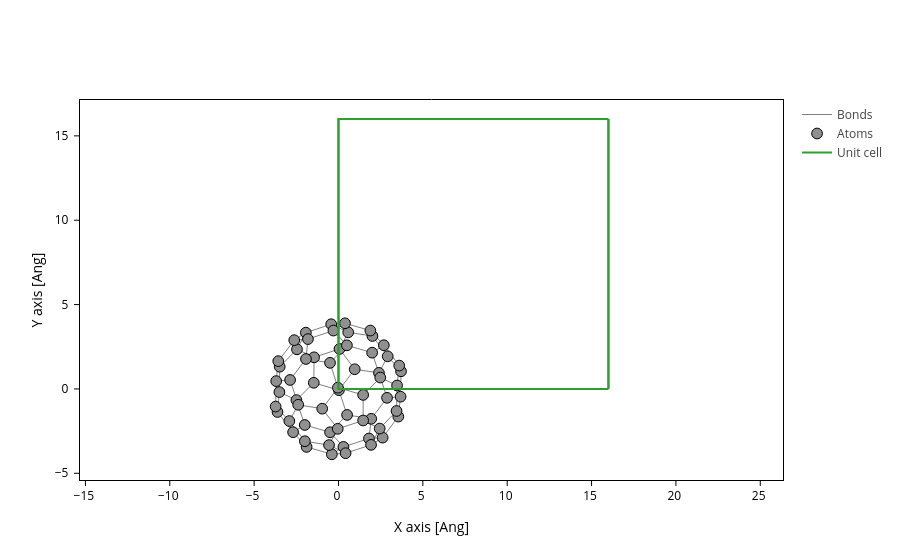

Here is the notebook cell this chart was saved with:
### Code cell
system.plot(axes="xy")

### Figure 1 — Plotly figure (JSON) as saved in the notebook; plotly's stock layout.template omitted (floating-point values rounded to 4 significant figures; data arrays with more than 128 entries replaced by an {"elided": "..."} marker saying what was removed)
{"data": [{"line": {"color": "gray", "width": 1}, "meta": {}, "mode": "lines", "name": "Bonds", "opacity": 1, "type": "scatter", "x": {"elided": "1890 float values"}, "y": {"elided": "1890 float values"}}, {"marker": {"color": "#909090", "line": {"color": "black", "width": 1}, "opacity": 1, "size": 10.72}, "meta": {}, "mode": "markers", "name": "Atoms", "opacity": 1, "type": "scatter", "x": [0.02514, 0.9623, -1.464, 0.5097, 0.05943, -1.447, 2.398, -2.495, 1.941, -0.5006, 2.878, -1.998, 0.576, -2.461, 1.805, 0.2926, -3.504, 2.917, 2.01, -3.485, 3.679, -2.69, -0.4331, -1.936, -3.616, 3.706, 2.616, -0.3931, 3.546, -1.89, 1.888, -3.569, 0.3851, -2.623, 3.6, -3.726, 1.93, 0.4206, 2.688, -3.693, -1.992, 3.442, 3.472, -2.913, -1.81, -0.3006, 2.441, -0.5611, 1.993, -2.87, -1.928, 0.4983, 2.477, -2.389, 1.461, -0.04457, -0.5017, 1.462, -0.9657, -0.03429], "y": [-0.07314, 1.167, 0.3646, -1.542, 2.369, 1.875, 0.9531, -0.6606, -1.769, -2.568, -0.528, -2.136, 3.355, 2.349, -2.939, -3.434, -0.1863, 1.934, 3.137, 1.318, -0.4594, -2.565, 3.835, 3.336, -1.366, 1.046, -2.886, -3.874, -1.639, -3.435, 3.461, 1.647, 3.891, 2.89, 1.384, -1.045, -3.315, -3.809, 2.592, 0.464, -3.099, -1.306, 0.2023, -1.903, 2.955, 3.459, -2.349, -3.329, 2.147, 0.5326, 1.775, 2.585, 0.6754, -0.9394, -1.871, -2.363, 1.546, -0.3543, -1.171, 0.072]}, {"meta": {}, "mode": "lines", "name": "Unit cell", "type": "scatter", "x": [0.0, 0.0, 16.0, 16.0, 0.0, 0.0, NaN, 0.0, 0.0, 0.0, 16.0, 16.0, 0.0, NaN, 16.0, 16.0, NaN, 16.0, 16.0], "y": [0.0, 16.0, 16.0, 16.0, 16.0, 16.0, NaN, 16.0, 0.0, 0.0, 0.0, 0.0, 0.0, NaN, 16.0, 0.0, NaN, 16.0, 0.0]}], "layout": {"scene": {"aspectmode": "data", "xaxis": {"title": {"text": "X axis [Ang]"}}, "yaxis": {"title": {"text": "Y axis [Ang]"}}}, "xaxis": {"scaleanchor": "y", "scaleratio": 1, "title": {"text": "X axis [Ang]"}}, "yaxis": {"title": {"text": "Y axis [Ang]"}}}}
